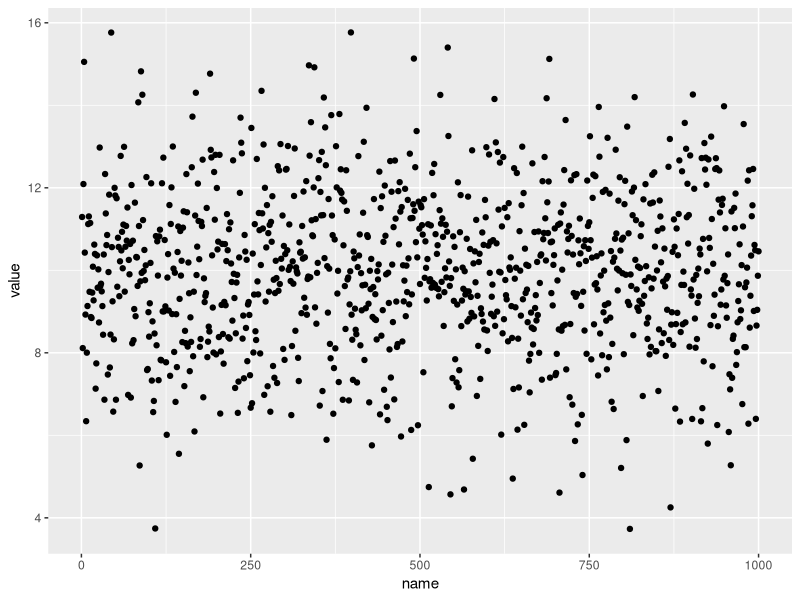

The R source for this figure:
## ---- chunk 1
library(tidyverse)
rnorm(1000,10,2) %>% enframe() %>% ggplot(aes(x=name, y = value))+geom_point()

